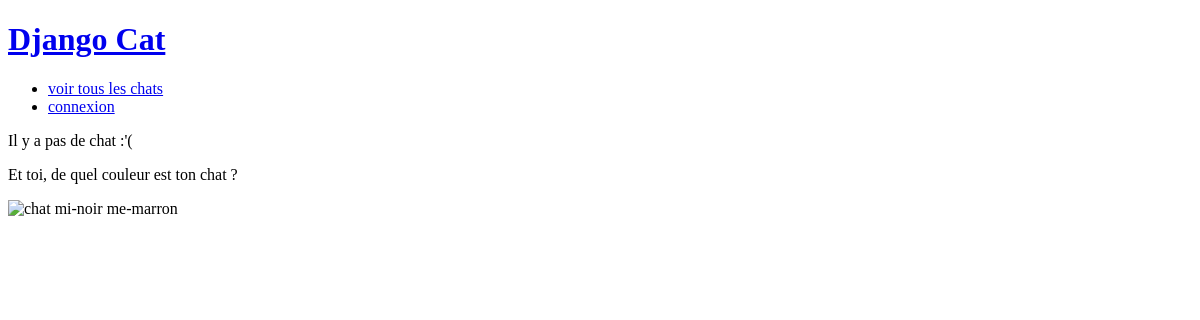
/, run on an earlier commit of the app's database.
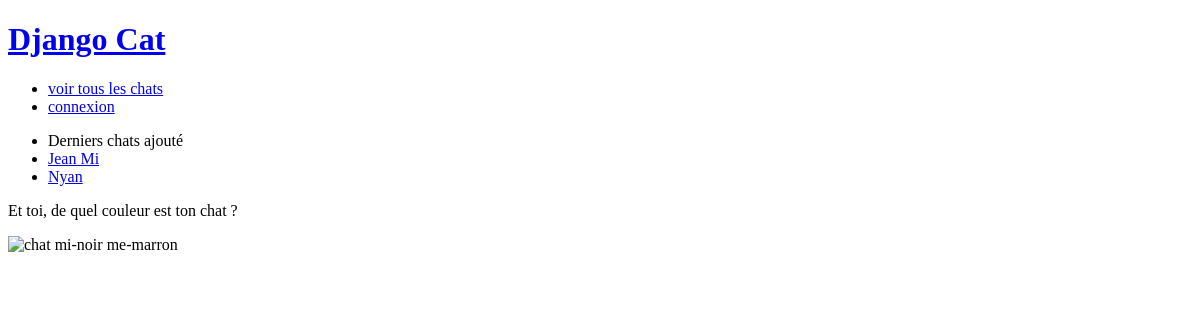
And on a later commit of the database.
### app1/models.py (models this page shows, shortened)
class Cat(models.Model):
    cat_name = models.CharField(max_length=200)
    cat_color = models.ForeignKey(Cat_color, on_delete=models.CASCADE)

### app1/views.py (the view)
# urls.py: url(r'^$', views.home),
def home(request):
    cat_list = Cat.objects.all()[:5]
    template = loader.get_template('index.html')
    context = RequestContext(request, {
        'cat_list': cat_list,
    })
    return HttpResponse(template.render(context))

### app1/templates/index.html (shortened to what this page needs)
{% extends 'layout.html' %}
{% block content %}
    {% if cat_list %}
    <ul>
    	<li>Derniers chats ajouté</li>
    {% for cat in cat_list %}
        <li><a href="/cat/{{ cat.id }}/">{{ cat.cat_name }}</a></li>
    {% endfor %}
    </ul>
	{% else %}
	    <p>Il y a pas de chat :'(</p>
	{% endif %}
	<p>Et toi, de quel couleur est ton chat ?</p>
	<img src="http://4.bp.blogspot.com/-UyGYkdr1Td4/U7z162r2GVI/AAAAAAAACwE/cGax-v8O2LY/s1600/venus-chat-deux-faces.jpg" alt="chat mi-noir me-marron">
{% endblock %}

### app1/templates/layout.html (shortened to what this page needs)
<!DOCTYPE html>
<html>
<head>
</head>
<body>
    <div class="page-header">
        <h1><a href="/">Django Cat</a></h1>
        <ul>
        	<li><a href="/cats">voir tous les chats</a></li>
        	{% if user.is_authenticated %}
        		<li><a href="/logout">deconnexion</a></li>
        	{% else %}
        		<li><a href="/login">connexion</a></li>
        	{% endif %}
        </ul>
    </div>
    <div class="content container">
        <div class="row">
            <div class="col-md-8">
            {% block content %}
            {% endblock %}
            </div>
        </div>
    </div>
</body>
</html>

What changed in the data, as far as the page shows it:
added Cat: cat_name "Jean Mi"
added Cat: cat_name "Nyan"
Also different on the page:
text no longer shown: "Il y a pas de chat :'("
text now shown: "Derniers chats ajouté"
